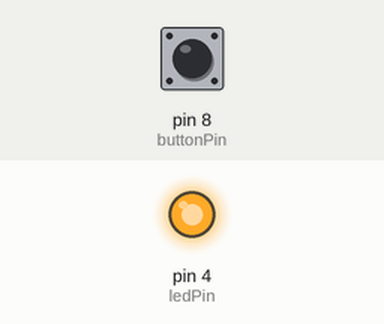
The sketch below on a simulated Arduino Uno, built with avr-gcc and run on an emulated ATmega328P. On the bench: output pins drawn as LEDs (lit = HIGH). The test bench sets the inputs (shaded band); at power-on: pin 8 (buttonPin) HIGH. EEPROM starts erased; what the sketch prints to the serial monitor is not drawn.

Above: at 1.2 s.
1.3 s: pin 8 (buttonPin) pulled LOW for 0.15 s
At 2.2 s:
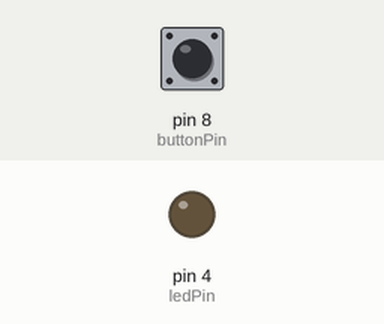
2.9 s: pin 8 (buttonPin) pulled LOW for 1 s
At 3.4 s:
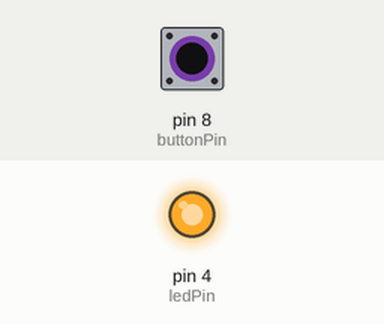
5.4 s: pin 8 (buttonPin) pulled LOW for 3.2 s
At 6.6 s:
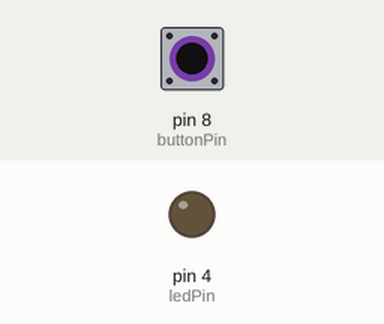
Timing chart, 0 to 8.4 s (numbered marks = the images above; inputs shaded):
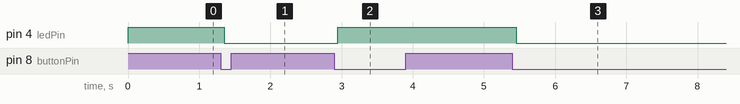

The sketch:

10_EEPROM_Remember_Last_LED_State.ino
```cpp
/*****************************************************
  Activity Name : EEPROM Remember LED State
  Organisation: Soham Academy Of Human Excellence
  Website: https://ria.sohamacademy.org/
****************************************************/
#include <EEPROM.h>
const int buttonPin = 8;    // pushbutton pin
const int ledPin = 4;       // LED pin
int ledState;                // variable to hold the led state
int buttonState;             // the current reading from the input pin
int lastButtonState = LOW;   // the previous reading from the input pin


// the following variables are long's because the time, measured in miliseconds,
// will quickly become a bigger number than can be stored in an int.
long lastDebounceTime = 0;  // the last time the output pin was toggled
long debounceDelay = 50;    // the debounce time; increase if the output flickers

void setup() {
  // set input and output
  pinMode(buttonPin, INPUT_PULLUP);
  pinMode(ledPin, OUTPUT);

  // set initial LED state
  digitalWrite(ledPin, ledState);

  // initialize serial monitor
  Serial.begin (9600);

  //check stored LED state on EEPROM using function defined at the end of the code
  checkLedState();
}

void loop() {
  // read the state of the switch into a local variable
  int reading = digitalRead(buttonPin);
  if(reading != lastButtonState) {
    // reset the debouncing timer
    lastDebounceTime = millis();
  }

  if((millis() - lastDebounceTime) > debounceDelay) {
    // whatever the reading is at, it's been there for longer
    // than the debounce delay, so take it as the actual current state:
    // if the button state has changed:
    if(reading != buttonState) {
        buttonState = reading;
      // only toggle the LED if the new button state is HIGH
      if(buttonState == LOW) {
        ledState = !ledState;
      }
    }
  }

  // set the LED state
  digitalWrite(ledPin, ledState);
  // save the current LED state in the EEPROM
  EEPROM.update(0, ledState);
  // save the reading.  Next time ṭ the loop,
  // it'll be the lastButtonState
  lastButtonState = reading;
}

// Prints and upates the LED state
// when the Arduino board restarts or powers up
void checkLedState() {
   Serial.println("LED status after restart: ");
   ledState = EEPROM.read(0);
   if(ledState == 1) {
    Serial.println ("ON");
    digitalWrite(ledPin, HIGH);
   }
   if(ledState == 0) {
    Serial.println ("OFF");
    digitalWrite(ledPin, LOW);
   }
}
```

Measured:
- after the input at 1.3 s, pin 4 (ledPin): HIGH → LOW after 0.05 s
- after the input at 2.9 s, pin 4 (ledPin): LOW → HIGH after 0.05 s
- after the input at 5.4 s, pin 4 (ledPin): HIGH → LOW after 0.05 s
